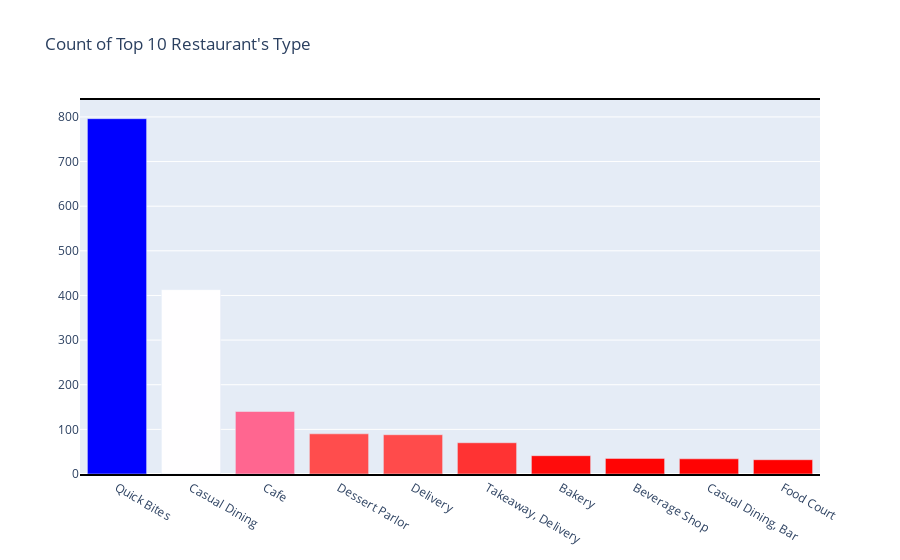
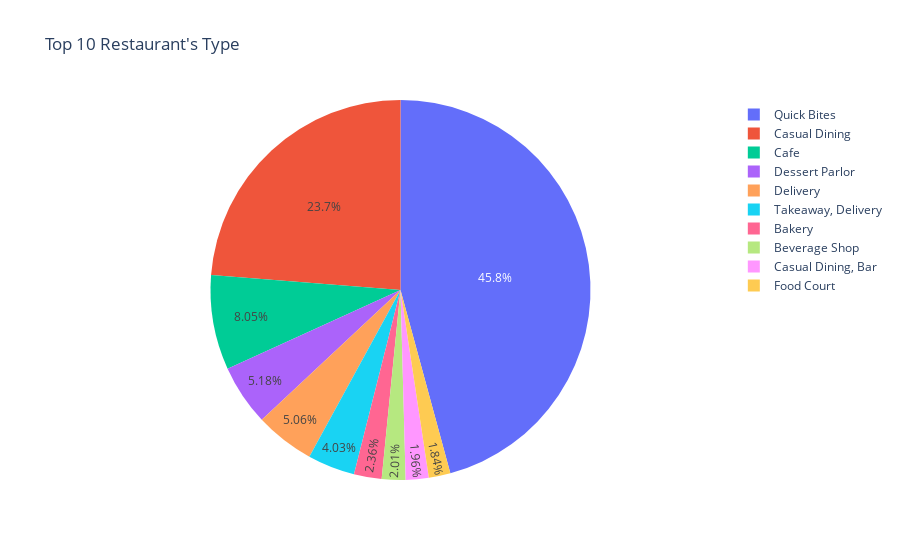

Notebook code for these charts, in order:
### Markdown cell above
##### Most Popular Restaurant's Type

### Code cell
type_cnt_srs = restaurant_df['restaurant_type'].value_counts().sort_values(ascending=False).head(10)
plotly_bar_pie_chart(type_cnt_srs, layout_title="Count of Top 10 Restaurant's Type",
                    pie_title="Top 10 Restaurant's Type")

### Figure 1 — Plotly figure (JSON) as saved in the notebook; plotly's stock layout.template omitted (floating-point values rounded to 4 significant figures)
{"data": [{"marker": {"color": [796, 413, 140, 90, 88, 70, 41, 35, 34, 32], "colorscale": [[0, "rgb(0,0,255)"], [0.1, "rgb(51,153,255)"], [0.2, "rgb(102,204,255)"], [0.3, "rgb(153,204,255)"], [0.4, "rgb(204,204,255)"], [0.5, "rgb(255,255,255)"], [0.6, "rgb(255,204,255)"], [0.7, "rgb(255,153,255)"], [0.8, "rgb(255,102,204)"], [0.9, "rgb(255,102,102)"], [1, "rgb(255,0,0)"]], "reversescale": true}, "type": "bar", "x": ["Quick Bites", "Casual Dining", "Cafe", "Dessert Parlor", "Delivery", "Takeaway, Delivery", "Bakery", "Beverage Shop", "Casual Dining, Bar", "Food Court"], "y": [796, 413, 140, 90, 88, 70, 41, 35, 34, 32]}], "layout": {"autosize": true, "font": {"size": 12}, "title": {"text": "Count of Top 10 Restaurant's Type"}, "xaxis": {"autorange": true, "linecolor": "black", "linewidth": 2, "mirror": true, "range": [-0.5, 9.5], "showline": true, "type": "category"}, "yaxis": {"autorange": true, "range": [0, 837.9], "type": "linear"}}}

### Figure 2 — Plotly figure (JSON) as saved in the notebook; plotly's stock layout.template omitted (floating-point values rounded to 4 significant figures)
{"data": [{"labels": ["Quick Bites", "Casual Dining", "Cafe", "Dessert Parlor", "Delivery", "Takeaway, Delivery", "Bakery", "Beverage Shop", "Casual Dining, Bar", "Food Court"], "type": "pie", "values": [45.77, 23.75, 8.051, 5.175, 5.06, 4.025, 2.358, 2.013, 1.955, 1.84]}], "layout": {"autosize": true, "font": {"size": 12}, "title": {"text": "Top 10 Restaurant's Type"}, "xaxis": {"linecolor": "black", "linewidth": 2, "mirror": true, "showline": true}}}
